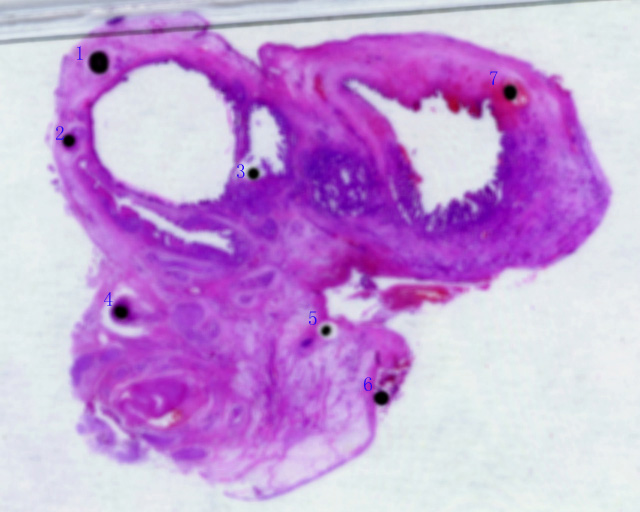
%> input picture resources/up.jpg, 640 x 512 px
$ octave leastSquare.m   (GNU Octave 9; MATLAB toolbox functions it lacks are replaced by stand-ins)
%> lines starting %> are read from the running program, lines starting %| are printed output that depends on the picture
up = imread('../resources/up.jpg');
%> up is the input picture: size 512x640x3 uint8; mean R, G, B 197.4, 154.9, 215.7
down = imread('../resources/down.jpg');
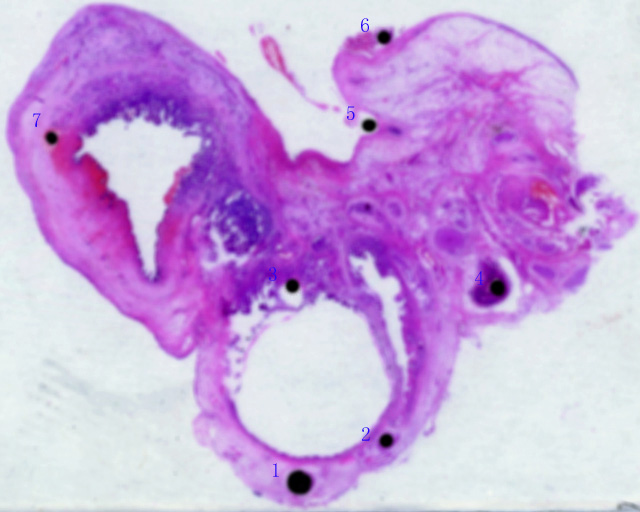
%> input picture resources/down.jpg, 640 x 512 px
%> down is the input picture: size 512x640x3 uint8; mean R, G, B 202.6, 167.5, 222.5
figure(1);
subplot(131); imshow(down); title('down.jpg');
subplot(132); imshow(up); title('up.jpg');
impixelinfo;
% 注意：这里uv， xy对应的是图像矩阵的row和column
% up uv
up_coordinate = [62, 100; 141, 69; 178, 252; 301, 122;
                331, 326; 399, 382; 93, 510];
% down xy
down_coordinate = [482, 300; 441, 388;286, 293; 288, 498;
                125, 370; 37, 385; 138, 52];
A  = zeros(7, 6);
b = down_coordinate;
for n = 1:7
    a = [1, up_coordinate(n, 1), up_coordinate(n, 2), ...
        up_coordinate(n, 1)^2, up_coordinate(n, 2)^2, ...
        up_coordinate(n, 1) * up_coordinate(n, 2)];
    A(n,1:6) = a;
end
x_star = inv(A'*A) * A' * b;
error = norm(reshape(A*x_star - b, 14, 1)) ^2;
% answer(4:6, 1) = 0;
% answer(4:6, 2) = 0;

transform_down = zeros(size(up));
[row, column, ~]=size(transform_down);
%> row = 512; column = 640
[down_row, down_column, ~] = size(down);
%> down_row = 512; down_column = 640
for u=1:row
    for v=1:column
        vector = [1, u, v, u*u, v*v, u*v];
        down_x = round(vector * x_star(:, 1)) ;
        down_y = round(vector *  x_star(:, 2));
        if(down_x >= 1 && down_x <= down_row && down_y >= 1 && down_y<= down_column)
            transform_down(u, v, :) = down(down_x, down_y, :);
        end
    end
end
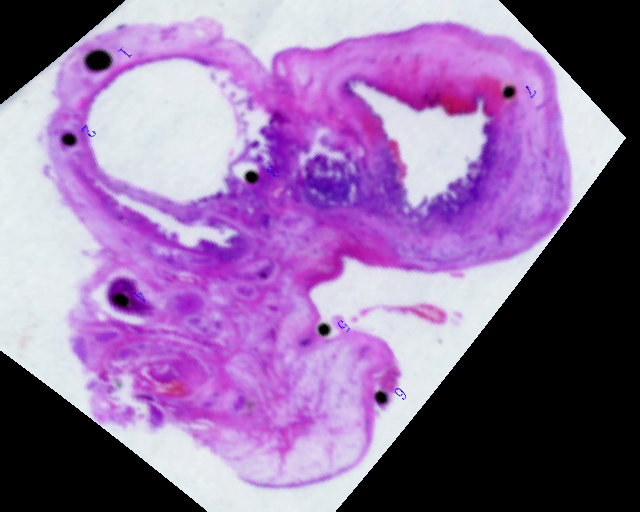
%> transform_down: size 512x640x3 double; mean R, G, B 141.6, 109.2, 157.4
subplot(133); imshow(uint8(transform_down)); title('transform down.jpg');
